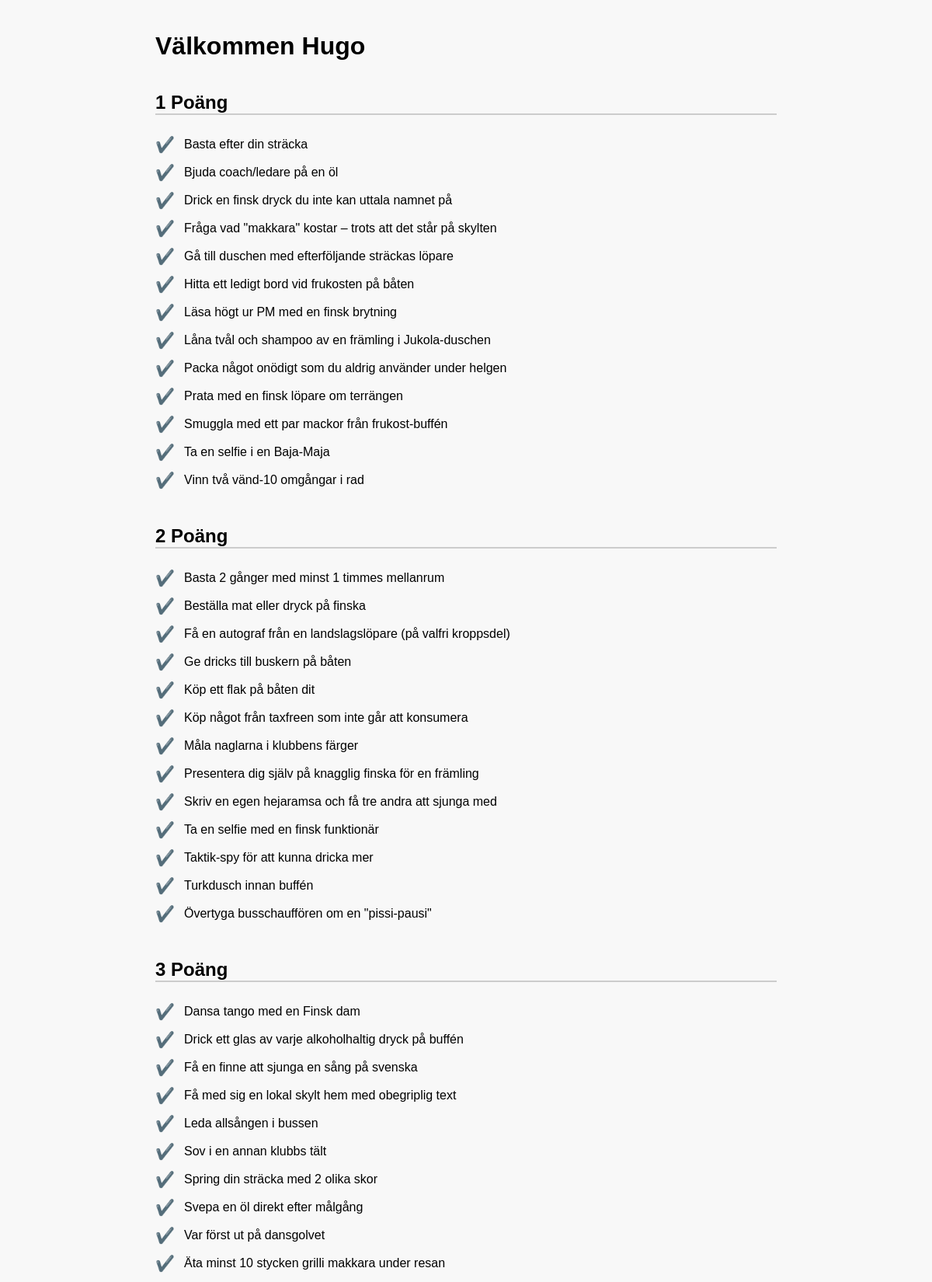
The page /dashboard (signed in, upper part) on the database its author committed.
### app.py (models this page shows)
class User(db.Model):
    id = db.Column(db.Integer, primary_key=True)
    name = db.Column(db.String(50), unique=True, nullable=False)
    password_hash = db.Column(db.String(128), nullable=False)
    total_points = db.Column(db.Integer, default=0)

class Challenge(db.Model):
    id = db.Column(db.Integer, primary_key=True)
    title = db.Column(db.String(100), nullable=False)
    points = db.Column(db.Integer, nullable=False)

### app.py (the view)
@app.route('/dashboard')
def dashboard():
    if 'user_id' not in session:
        return redirect(url_for('login'))
    user = User.query.get(session['user_id'])
    challenges = Challenge.query.order_by(Challenge.points, Challenge.title).all()
    completed_ids = {uc.challenge_id for uc in UserChallenge.query.filter_by(user_id=user.id).all()}
    leaderboard = User.query.order_by(User.total_points.desc()).all()
    return render_template('dashboard.html', user=user, challenges=challenges, completed_ids=completed_ids, leaderboard=leaderboard)

### templates/dashboard.html (shortened to what this page needs)
<!DOCTYPE html>
<html>
<head>
</head>
<body>
  <div class="container">
    <h1>Välkommen {{ user.name }}</h1>
    {% for level in [1, 2, 3, 5, 10] %}
      {% set section = challenges | selectattr("points", "equalto", level) | list %}
      {% if section %}
        <h2>{{ level }} Poäng</h2>
        {% for challenge in section %}
          <div class="challenge">
            {% if challenge.id in completed_ids %}
              <span class="symbol undo" data-id="{{ challenge.id }}">❌</span>
              <span class="done">{{ challenge.title }}</span>
            {% else %}
              <span class="symbol check" data-id="{{ challenge.id }}">✔️</span>
              <span>{{ challenge.title }}</span>
            {% endif %}
          </div>
        {% endfor %}
      {% endif %}
    {% endfor %}
    <br>
  </div>
</body>
</html>

### templates/dashboard.html (style rules this page uses)
body { font-family: sans-serif; margin: 0; padding: 20px; background: #f8f8f8; }
.container { max-width: 800px; margin: 0 auto; }
h2 { margin-top: 40px; border-bottom: 2px solid #ccc; }
.challenge { display: flex; align-items: center; padding: 6px 0; }
.challenge span.symbol { cursor: pointer; font-size: 20px; margin-right: 12px; width: 25px; }

### rows shown on the page
User: name "Hugo"
Challenge: title "Basta efter din sträcka"
Challenge: title "Bjuda coach/ledare på en öl"
Challenge: title "Drick en finsk dryck du inte kan uttala namnet på"
Challenge: title "Fråga vad \"makkara\" kostar – trots att det står på skylten"
Challenge: title "Gå till duschen med efterföljande sträckas löpare"
Challenge: title "Hitta ett ledigt bord vid frukosten på båten"
Challenge: title "Läsa högt ur PM med en finsk brytning"
Challenge: title "Låna tvål och shampoo av en främling i Jukola-duschen"
Challenge: title "Packa något onödigt som du aldrig använder under helgen"
Challenge: title "Prata med en finsk löpare om terrängen"
Challenge: title "Smuggla med ett par mackor från frukost-buffén"
Challenge: title "Ta en selfie i en Baja-Maja"
Challenge: title "Vinn två vänd-10 omgångar i rad"
Challenge: title "Basta 2 gånger med minst 1 timmes mellanrum"
Challenge: title "Beställa mat eller dryck på finska"
Challenge: title "Få en autograf från en landslagslöpare (på valfri kroppsdel)"
Challenge: title "Ge dricks till buskern på båten"
Challenge: title "Köp ett flak på båten dit"
Challenge: title "Köp något från taxfreen som inte går att konsumera"
Challenge: title "Måla naglarna i klubbens färger"
Challenge: title "Presentera dig själv på knagglig finska för en främling"
Challenge: title "Skriv en egen hejaramsa och få tre andra att sjunga med"
Challenge: title "Ta en selfie med en finsk funktionär"
Challenge: title "Taktik-spy för att kunna dricka mer"
Challenge: title "Turkdusch innan buffén"
Challenge: title "Övertyga busschauffören om en \"pissi-pausi\""
Challenge: title "Dansa tango med en Finsk dam"
Challenge: title "Drick ett glas av varje alkoholhaltig dryck på buffén"
Challenge: title "Få en finne att sjunga en sång på svenska"
Challenge: title "Få med sig en lokal skylt hem med obegriplig text"
Challenge: title "Leda allsången i bussen"
Challenge: title "Sov i en annan klubbs tält"
Challenge: title "Spring din sträcka med 2 olika skor"
Challenge: title "Svepa en öl direkt efter målgång"
Challenge: title "Var först ut på dansgolvet"
Challenge: title "Äta minst 10 stycken grilli makkara under resan"

### other values the page prints
{{ level }} "1" "2" "3"
